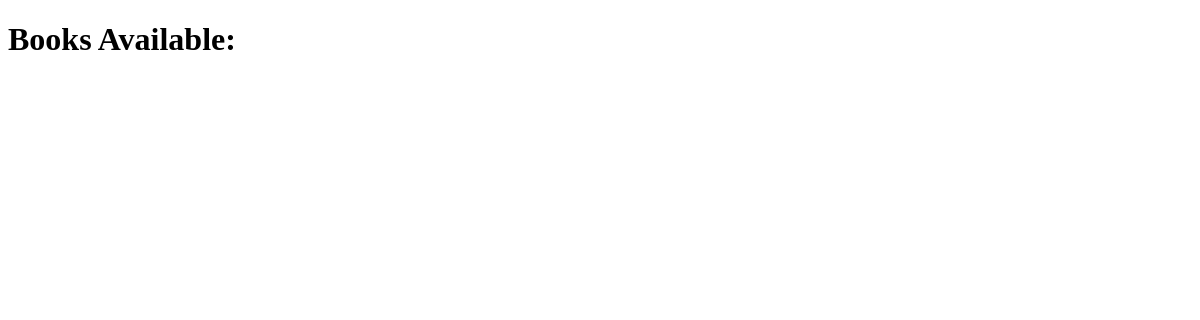
Page /books/ (signed in) on the earlier database version.
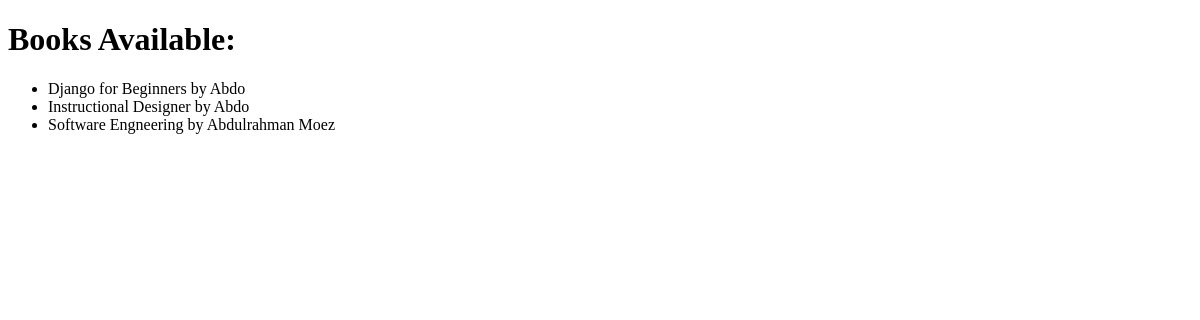
Same page on the later database version.
### relationship_app/models.py (models this page shows, shortened)
class Book(models.Model):
    title = models.CharField(max_length= 100)
    author = models.ForeignKey(Author, on_delete=models.CASCADE, related_name='book')

class Author(models.Model):
    name = models.CharField(max_length=50)

### relationship_app/views.py (the view)
# urls.py: path('books/', views.list_books, name='books'),
@login_required
def list_books(request):
    books = Book.objects.all()
    authors = Author.objects.all()
    context = {
        'book_list': books,
        'authors': authors
    }
    return render(request, 'relationship_app/list_books.html', context)

### relationship_app/templates/relationship_app/list_books.html (shortened to what this page needs)
<!DOCTYPE html>
<html lang="en">
<head>
</head>
<body>
    <h1>Books Available:</h1>
    <ul>
        {% for book in book_list %}
        <li>{{ book.title }} by {{ book.author.name }}</li>
        {% endfor %}
    </ul>
</body>
</html>

Differences in the rows shown:
added Book: title "Django for Beginners", author.name "Abdo"
added Book: title "Instructional Designer", author.name "Abdo"
added Book: title "Software Engneering", author.name "Abdulrahman Moez"
